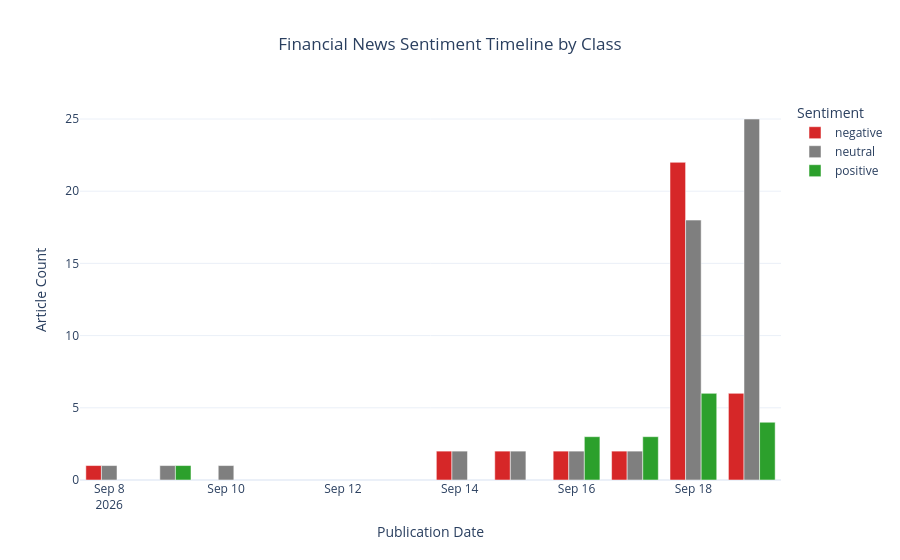

Notebook cell for this chart:
### Markdown cell above
---
### Step 7: Visualize Sentiment Timeline (Plotly Grouped Bar Chart)

### Code cell
timeline_df = news_df.copy()
timeline_df["date_only"] = timeline_df["published_at"].dt.date

daily_sentiment_df = timeline_df.groupby(["date_only", "sentiment_label"]).size().reset_index(name="count")

fig_sentiment_ts = px.bar(
    daily_sentiment_df,
    x="date_only",
    y="count",
    color="sentiment_label",
    barmode="group",
    title="Financial News Sentiment Timeline by Class",
    labels={"date_only": "Publication Date", "count": "Article Count", "sentiment_label": "Sentiment"},
    color_discrete_map={
        "positive": "#2ca02c",
        "neutral": "#7f7f7f",
        "negative": "#d62728"
    },
    template="plotly_white"
)

fig_sentiment_ts.update_layout(title_x=0.5)
fig_sentiment_ts.show()

### Figure 1 — Plotly figure (JSON) as saved in the notebook; plotly's stock layout.template omitted (floating-point values rounded to 4 significant figures)
{"data": [{"alignmentgroup": "True", "hovertemplate": "Sentiment=negative<br>Publication Date=%{x}<br>Article Count=%{y}<extra></extra>", "legendgroup": "negative", "marker": {"color": "#d62728", "pattern": {"shape": ""}}, "name": "negative", "offsetgroup": "negative", "orientation": "v", "showlegend": true, "textposition": "auto", "type": "bar", "x": ["2026-09-08", "2026-09-14", "2026-09-15", "2026-09-16", "2026-09-17", "2026-09-18", "2026-09-19"], "xaxis": "x", "y": [1, 2, 2, 2, 2, 22, 6], "yaxis": "y"}, {"alignmentgroup": "True", "hovertemplate": "Sentiment=neutral<br>Publication Date=%{x}<br>Article Count=%{y}<extra></extra>", "legendgroup": "neutral", "marker": {"color": "#7f7f7f", "pattern": {"shape": ""}}, "name": "neutral", "offsetgroup": "neutral", "orientation": "v", "showlegend": true, "textposition": "auto", "type": "bar", "x": ["2026-09-08", "2026-09-09", "2026-09-10", "2026-09-14", "2026-09-15", "2026-09-16", "2026-09-17", "2026-09-18", "2026-09-19"], "xaxis": "x", "y": [1, 1, 1, 2, 2, 2, 2, 18, 25], "yaxis": "y"}, {"alignmentgroup": "True", "hovertemplate": "Sentiment=positive<br>Publication Date=%{x}<br>Article Count=%{y}<extra></extra>", "legendgroup": "positive", "marker": {"color": "#2ca02c", "pattern": {"shape": ""}}, "name": "positive", "offsetgroup": "positive", "orientation": "v", "showlegend": true, "textposition": "auto", "type": "bar", "x": ["2026-09-09", "2026-09-16", "2026-09-17", "2026-09-18", "2026-09-19"], "xaxis": "x", "y": [1, 3, 3, 6, 4], "yaxis": "y"}], "layout": {"barmode": "group", "legend": {"title": {"text": "Sentiment"}, "tracegroupgap": 0}, "title": {"text": "Financial News Sentiment Timeline by Class", "x": 0.5}, "xaxis": {"anchor": "y", "domain": [0.0, 1.0], "title": {"text": "Publication Date"}}, "yaxis": {"anchor": "x", "domain": [0.0, 1.0], "title": {"text": "Article Count"}}}}
